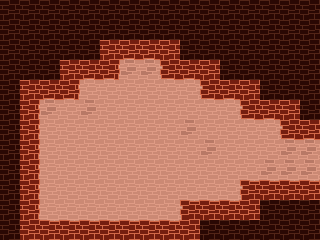

Tiled map render using the project's own tile images. Description and the whole map definition, tile-layer contents included, below:
An orthogonal 16x12 tile map with 20x20 px tiles, 2 tile layers (BACKGROUND, FOREGROUND).

<map version="1.0" tiledversion="1.0.2" orientation="orthogonal" renderorder="right-down" width="16" height="12" tilewidth="20" tileheight="20" nextobjectid="1">
 <tileset firstgid="1" source="tile-castle.tsx" />
 <layer name="BACKGROUND" width="16" height="12">
  <data encoding="csv">
17,17,17,17,17,17,17,17,17,17,17,17,17,17,17,17,
17,17,17,17,17,17,17,17,17,17,17,17,17,17,17,17,
17,17,17,17,17,17,17,17,17,17,17,17,17,17,17,17,
17,17,17,17,17,17,18,18,17,17,17,17,17,17,17,17,
17,17,17,17,17,17,17,17,17,17,17,17,17,17,17,17,
17,17,18,17,18,17,17,17,17,17,17,17,17,17,17,17,
17,17,17,17,17,17,17,17,17,18,17,17,17,17,17,17,
17,17,17,17,17,17,17,17,17,17,18,17,17,17,18,18,
17,17,17,17,17,17,17,17,17,17,17,17,17,18,18,18,
17,17,17,17,17,17,17,17,17,17,17,17,17,17,17,17,
17,17,17,17,17,17,17,17,17,17,17,17,17,17,17,17,
17,17,17,17,17,17,17,17,17,17,17,17,17,17,17,17
</data>
 </layer>
 <layer name="FOREGROUND" width="16" height="12">
  <data encoding="csv">
19,19,19,19,19,19,19,19,19,19,19,19,19,19,19,19,
19,19,19,19,19,19,19,19,19,19,19,19,19,19,19,19,
19,19,19,19,19,1,8,8,1,19,19,19,19,19,19,19,
19,19,19,1,8,10,0,0,11,8,1,19,19,19,19,19,
19,1,8,10,0,0,0,0,0,0,11,8,1,19,19,19,
19,5,0,0,0,0,0,0,0,0,0,0,11,8,1,19,
19,5,0,0,0,0,0,0,0,0,0,0,0,0,11,8,
19,5,0,0,0,0,0,0,0,0,0,0,0,0,0,0,
19,5,0,0,0,0,0,0,0,0,0,0,0,0,0,0,
19,5,0,0,0,0,0,0,0,0,0,0,12,7,7,7,
19,5,0,0,0,0,0,0,0,12,7,7,1,19,19,19,
19,1,7,7,7,7,7,7,7,1,19,19,19,19,19,19
</data>
 </layer>
</map>
